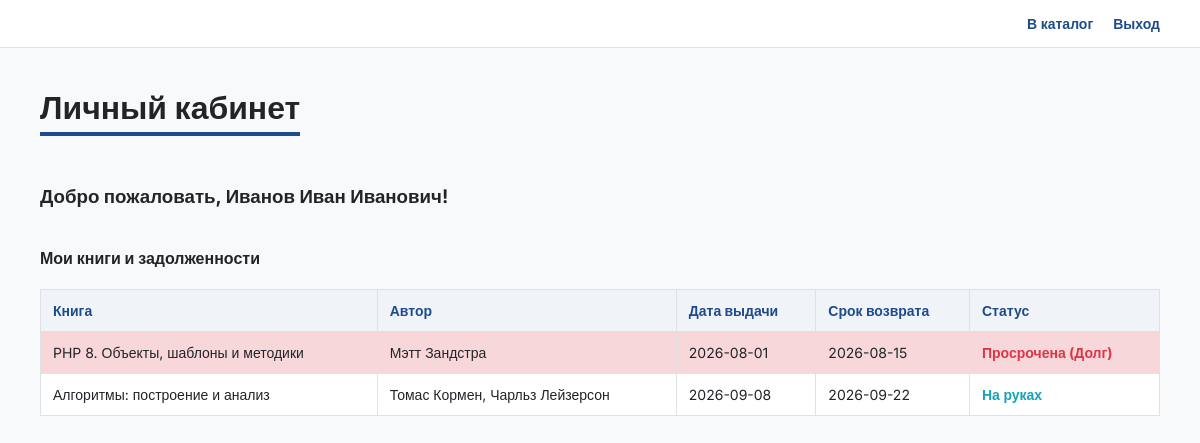
The app's page /profile.php (signed in) with its own data.
### tables this page shows
CREATE TABLE reservations (
    id INT AUTO_INCREMENT PRIMARY KEY,
    book_id INT NOT NULL,
    user_id INT NOT NULL,
    reserve_date DATE NOT NULL,
    return_date DATE NOT NULL,
    status ENUM('active', 'returned') DEFAULT 'active',
    FOREIGN KEY (book_id) REFERENCES books(id),
    FOREIGN KEY (user_id) REFERENCES users(id)
);

CREATE TABLE books (
    id INT AUTO_INCREMENT PRIMARY KEY,
    title VARCHAR(255) NOT NULL,
    author VARCHAR(255) NOT NULL,
    description TEXT NOT NULL,
    category_id INT NOT NULL,
    cover_url VARCHAR(1000) NOT NULL,
    stock INT NOT NULL,
    is_electronic BOOLEAN DEFAULT FALSE,
    electronic_url VARCHAR(1000) DEFAULT NULL,
    FOREIGN KEY (category_id) REFERENCES categories(id)
);

### profile.php (the view, shortened to what this page needs)
<?php
require_once 'config.php';
$user_id = $_SESSION['user_id'];
$current_date = date('Y-m-d');
$stmt = $pdo->prepare("SELECT r.id, b.title, b.author, r.reserve_date, r.return_date, r.status FROM reservations r JOIN books b ON r.book_id = b.id WHERE r.user_id = :user_id ORDER BY r.return_date ASC");
$stmt->execute([':user_id' => $user_id]);
$reservations = $stmt->fetchAll(PDO::FETCH_ASSOC);
?>
<!DOCTYPE html>
<html lang="ru">
<head>
    <link rel="stylesheet" href="style.css">
</head>
<body>
    <div class="top-nav">
        <a href="index.php">В каталог</a>
        <a href="logout.php">Выход</a>
    </div>
    <div class="container">
        <div class="header-title">Личный кабинет</div>
        <h3>Добро пожаловать, <?php echo htmlspecialchars($_SESSION['full_name']); ?>!</h3>
        <h4 style="margin-top:40px;">Мои книги и задолженности</h4>
        <table class="table">
            <thead>
                <tr>
                    <th>Книга</th>
                    <th>Автор</th>
                    <th>Дата выдачи</th>
                    <th>Срок возврата</th>
                    <th>Статус</th>
                </tr>
            </thead>
            <tbody>
                <?php foreach($reservations as $res): ?>
                    <?php
                        $is_overdue = ($res['status'] === 'active' && $res['return_date'] < $current_date);
                    ?>
                    <tr style="<?php echo $is_overdue ? 'background-color: #f8d7da;' : ''; ?>">
                        <td><?php echo htmlspecialchars($res['title']); ?></td>
                        <td><?php echo htmlspecialchars($res['author']); ?></td>
                        <td><?php echo htmlspecialchars($res['reserve_date']); ?></td>
                        <td><?php echo htmlspecialchars($res['return_date']); ?></td>
                        <td>
                            <?php if($res['status'] === 'returned'): ?>
                                <span class="status-in">Возвращена</span>
                            <?php elseif($is_overdue): ?>
                                <span class="status-out">Просрочена (Долг)</span>
                            <?php else: ?>
                                <span style="color: #17a2b8; font-weight:600;">На руках</span>
                            <?php endif; ?>
                        </td>
                    </tr>
                <?php endforeach; ?>
            </tbody>
        </table>
    </div>
</body>
</html>

### style.css (style rules this page uses)
:root { --primary: #1E4B8C; --bg: #F8F9FA; --card-bg: #FFFFFF; --text-main: #212529; --text-sec: #6C757D; --success: #28A745; --danger: #DC3545; --border: #DEE2E6; }
body { font-family: 'Inter', sans-serif; background-color: var(--bg); color: var(--text-main); margin: 0; padding: 0; }
.top-nav { background-color: var(--card-bg); padding: 15px 40px; display: flex; justify-content: flex-end; gap: 20px; border-bottom: 1px solid var(--border); }
.top-nav a { text-decoration: none; color: var(--primary); font-weight: 600; font-size: 14px; }
.container { padding: 40px; max-width: 1400px; margin: 0 auto; }
h1, h2, h3 { color: var(--text-main); }
.header-title { font-size: 32px; font-weight: 700; margin-bottom: 30px; border-bottom: 4px solid var(--primary); display: inline-block; padding-bottom: 5px; }
.status-out { font-size: 14px; font-weight: 700; color: var(--danger); }
.table { width: 100%; border-collapse: collapse; margin-top: 20px; background: var(--card-bg); }
.table th, .table td { border: 1px solid var(--border); padding: 12px; text-align: left; font-size: 14px; }
.table th { background-color: #F0F4F8; color: var(--primary); }

### records on screen
reservations: book.title "PHP 8. Объекты, шаблоны и методики", book.author "Мэтт Зандстра", reserve_date "2026-08-01", return_date "2026-08-15", status "Просрочена (Долг)"
reservations: book.title "Алгоритмы: построение и анализ", book.author "Томас Кормен, Чарльз Лейзерсон", reserve_date "2026-09-08", return_date "2026-09-22", status "На руках"

### other values on screen
$_SESSION['full_name'] "Иванов Иван Иванович"
